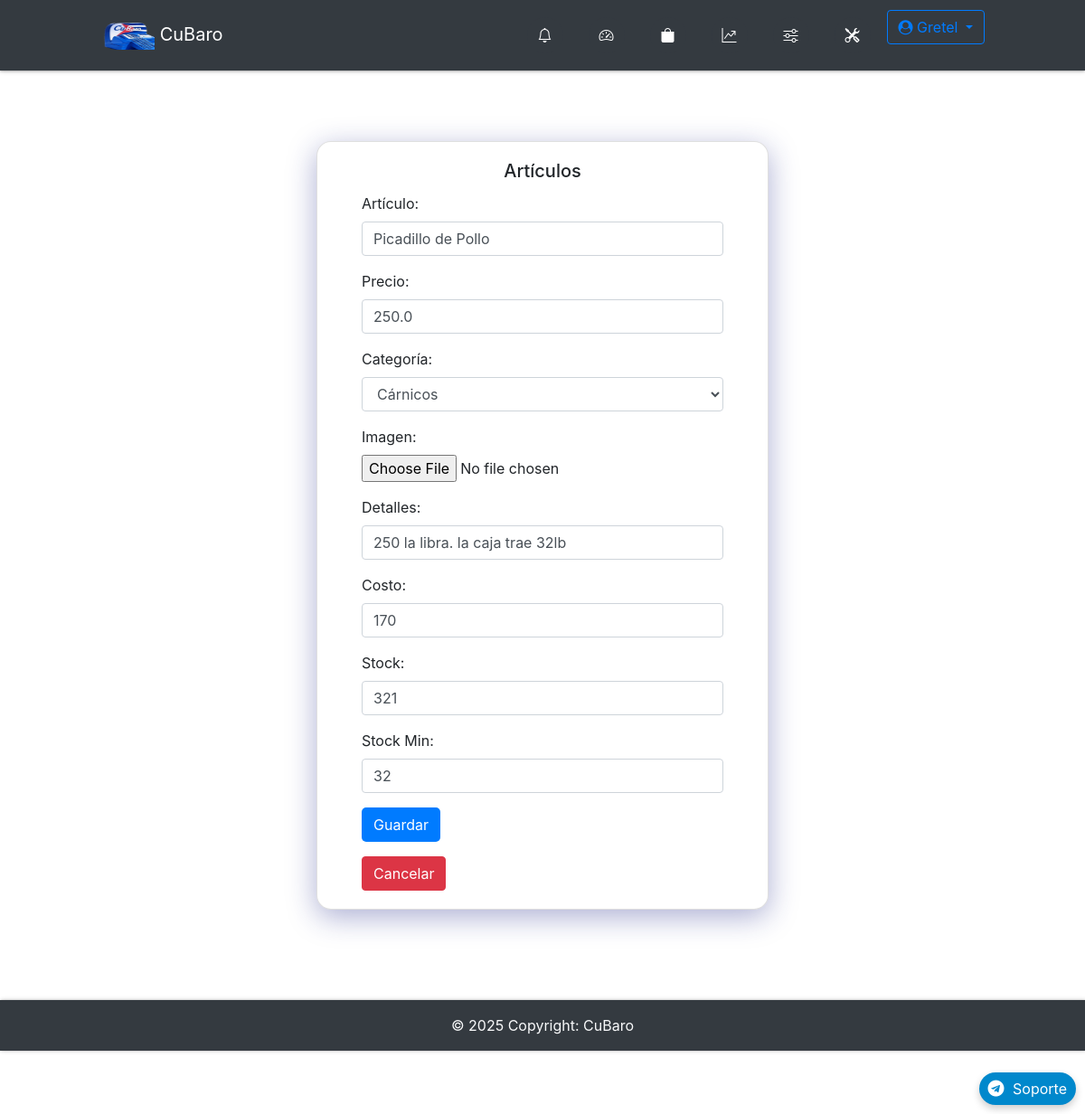
/admin/edit/item/21?type=item (signed in), run on the app's committed database.
### app/db_models.py (models this page shows, shortened)
class User(UserMixin, db.Model):
    __tablename__ = "users"
    id = db.Column(db.Integer, primary_key=True)
    name = db.Column(db.Text, nullable=False)
    email = db.Column(db.String(50), nullable=False, unique=True)
    phone = db.Column(db.String(50), nullable=False)
    password = db.Column(db.String(250), nullable=False)
    admin = db.Column(db.Integer, nullable=False, default=0)
    email_confirmed = db.Column(db.Integer, nullable=False, default=1)
    created_by = db.Column(db.Integer, db.ForeignKey('users.id'), nullable=True)  # ID del creador
    registration_date = db.Column(db.DateTime, default=lambda: datetime.now(timezone.utc))  # Fecha de registro
    membership_expiration = db.Column(db.DateTime, nullable=True)  # Fecha de vencimiento de membresía
    updated_at = db.Column(db.DateTime, default=lambda: datetime.now(timezone.utc))  # Fecha de expiracion de Codigo de recuperacion empleado
    membership_id = db.Column(db.Integer, db.ForeignKey('memberships.id'), nullable=False)  # Relación con membresía
    membership = db.relationship('Membership', backref='users')
    employees = db.relationship('User', backref='creator', remote_side=[id], lazy='select')  # Relación empleados
    cart = db.relationship('Cart', backref='buyer')
    orders = db.relationship("Order", backref='customer', foreign_keys="[Order.uid]")  # Relación con clave foránea especificada
    master_key = db.Column(db.String(100), unique=True)

class Item(db.Model):
    __tablename__ = "items"
    id = db.Column(db.Integer, primary_key=True)
    name = db.Column(db.String(100), nullable=False)
    price = db.Column(db.Float, nullable=False)
    category = db.Column(db.Text, nullable=False)
    image = db.Column(db.String(250), nullable=False)
    details = db.Column(db.String(250), nullable=False)
    stock_min = db.Column(db.Integer, default=0)
    costo = db.Column(db.Integer)
    stock = db.Column(db.Integer, default=0)
    created_by = db.Column(db.Integer, db.ForeignKey('users.id'), nullable=False)  # Vincular con el creador
    creator = db.relationship('User', backref='items_created')  # Relación con el usuario que creó el producto
    orders = db.relationship('Ordered_item', backref='item', lazy=True, cascade="all, delete, delete-orphan")
    in_cart = db.relationship("Cart", backref="item", lazy=True, cascade="all, delete, delete-orphan")

### app/funcs.py (the view)
	def wrapper(*args, **kwargs):
		if current_user.is_authenticated and current_user.admin == 1:
			return func(*args, **kwargs)
		else:
			return "No estás autorizado a acceder a esta URL."

### app/admin/routes.py (called while the page is built, shortened)
@admin.route('/edit/item/<int:id>', methods=['POST', 'GET'])
@login_required
@admin_only
def edit(id):
    item = Item.query.filter_by(id=id, created_by=current_user.id).first_or_404()
    form = AddItemForm(
        name=item.name,
        price=item.price,
        category=item.category,
        details=item.details,
        stock_min=item.stock_min,
        costo=item.costo,
        stock=item.stock
    )
    return render_template('admin/add.html', form=form, current_image=item.image)

### app/funcs.py (called while the page is built)
def admin_only(func):
	def wrapper(*args, **kwargs):
		if current_user.is_authenticated and current_user.admin == 1:
			return func(*args, **kwargs)
		else:
			return "No estás autorizado a acceder a esta URL."
	wrapper.__name__ = func.__name__
	return wrapper

### app/admin/templates/admin/add.html (shortened to what this page needs)
{% extends "admin/base.html" %}
{% block content %}
	<div class="d-flex justify-content-center align-items-center vh-20">
		<div class="card w-100" style="max-width: 500px;">
			<div class="card-body">
				<h5 class="card-title text-center">Artículos</h5>
				<div class="forms">
					{{ wtf.quick_form(form) }}
					<div class="form-actions d-flex justify-content-between align-items-center mt-3">
						<a href="{{ url_for('admin.items') }}" class="btn btn-danger ms-auto">Cancelar</a>
					</div>
				</div>
			</div>
		</div>
	</div>
{% endblock %}

### app/admin/templates/admin/base.html (shortened to what this page needs)
{% import "bootstrap/wtf.html" as wtf %}
<!DOCTYPE html>
<html lang="es">
<head>
  <link rel="stylesheet" href="https://maxcdn.bootstrapcdn.com/bootstrap/4.0.0/css/bootstrap.min.css"
>
  <link href="https://cdn.jsdelivr.net/gh/gitbrent/bootstrap4-toggle@3.6.1/css/bootstrap4-toggle.min.css"
    rel="stylesheet">
  <link rel="stylesheet" type="text/css" href="{{ url_for('static', filename='styles.css') }}">
  <link rel="stylesheet" href="https://cdnjs.cloudflare.com/ajax/libs/font-awesome/4.7.0/css/font-awesome.min.css">
  <link rel="stylesheet" href="https://cdnjs.cloudflare.com/ajax/libs/animate.css/4.1.1/animate.min.css" />
  <link rel="stylesheet" href="https://cdn.jsdelivr.net/npm/bootstrap-icons@1.11.3/font/bootstrap-icons.min.css">
  <link rel="stylesheet" type="text/css" href="https://cdn.datatables.net/1.13.7/css/jquery.dataTables.min.css">
  <link href="https://cdn.jsdelivr.net/npm/bootstrap-switch-button/css/bootstrap-switch-button.min.css"
    rel="stylesheet">
</head>
<body>
  <nav
    class="navbar navbar-expand-lg {% if request.path.startswith('/admin') %}navbar-dark bg-dark{% else %}navbar-light bg-light{% endif %} fixed-top">
    <div class="container-fluid">
      <a class="navbar-brand" href="{{ url_for('home') }}" data-toggle="tooltip" title="Inicio">
        <img src="{{ url_for('static', filename='img/logoo.png') }}" height="30" width="60" alt="CuBaro Logo"> CuBaro
      </a>
      <ul class="navbar-nav d-flex flex-row ml-auto">
        <div class="d-flex justify-content-center">
          {% if not current_user.is_authenticated %}
          {% if request.path.startswith('/admin') %}
          <li class="nav-item {% if request.endpoint == 'login' %}active{% endif %}">
            <a class="nav-link" href="{{ url_for('login') }}" data-toggle="tooltip" title="Iniciar Sesión">
              <div class="icon-circle">
                <i class="bi bi-box-arrow-in-right"></i>
              </div>
            </a>
          </li>
          {% else %}
          <a class="btn btn-outline-primary mr-2 {% if request.endpoint == 'login' %}active{% endif %}"
            href="{{ url_for('login') }}">Iniciar Sesión</a>
          <a class="btn btn-outline-primary {% if request.endpoint == 'register_admin' %}active{% endif %}"
            href="{{ url_for('register_admin') }}">Registrarse</a>
          {% endif %}
          {% else %}
          <li class="nav-item mr-2 {% if request.endpoint == 'orders' %}active{% endif %}">
            <a class="nav-link" href="{{ url_for('orders') }}" data-toggle="tooltip" title="Órdenes">
              <div class="icon-circle">
                <i class="bi bi-bell"></i>
              </div>
            </a>
          </li>
          {% if request.path.startswith('/admin') %}
          <li class="nav-item mr-2 {% if request.endpoint == 'admin.dashboard' %}active{% endif %}">
            <a class="nav-link" href="{{ url_for('admin.dashboard') }}" data-toggle="tooltip" title="Panel">
              <div class="icon-circle">
                <i class="bi bi-speedometer2"></i>
              </div>
            </a>
          </li>
          <li class="nav-item mr-2 {% if request.endpoint == 'admin.items' %}active{% endif %}">
            <a class="nav-link" href="{{ url_for('admin.items') }}" data-toggle="tooltip" title="Productos">
              <div class="icon-circle">
                <i class="bi bi-bag-fill"></i>
              </div>
            </a>
          </li>
          <li class="nav-item mr-2 {% if request.endpoint == 'admin.statictics' %}active{% endif %}">
            <a class="nav-link" href="{{ url_for('admin.statictics') }}" data-toggle="tooltip" title="Estadísticas">
              <div class="icon-circle">
                <i class="bi bi-graph-up-arrow"></i>
              </div>
            </a>
          </li>
          <li class="nav-item mr-2 {% if request.endpoint == 'admin.configuracion' %}active{% endif %}">
            <a class="nav-link" href="{{ url_for('admin.configuracion') }}" data-toggle="tooltip" title="Configuración">
              <div class="icon-circle">
                <i class="bi bi-sliders"></i>
              </div>
            </a>
          </li>
          <li class="nav-item mr-2">
            <a class="nav-link" data-toggle="modal" data-target="#fullScreenModal" title="Herramientas">
              <div class="icon-circle">
                <i class="bi bi-tools"></i>
              </div>
            </a>
          </li>
          {% endif %}
          <div class="dropdown ml-auto">
            <a class="btn btn-outline-primary dropdown-toggle" href="#" id="navbarDropdown" role="button"
              data-toggle="dropdown" aria-haspopup="true" aria-expanded="false">
              <i class="fa fa-user-circle"></i> {{ current_user.name }}
            </a>
          </div>
          {% endif %}
        </div>
      </ul>
    </div>
  </nav>
  <div class="container">
    <div class="main">
      {% block content %}
      {% endblock %}
      <a href="https://t.me/CuBaro_soporte" target="_blank" class="telegram-float">
        <i class="fa fa-telegram fa-2x"></i> Soporte
      </a>
    </div>
  </div>
  <footer class="bg-dark text-center text-lg-start text-light">
    <div class="text-center p-3">
      © {{ now.year }} Copyright: CuBaro
    </div>
  </footer>
</body>
</html>

### app/static/styles.css (style rules this page uses)
:root { --white: #eceff3; --primary-blue: #007bff; --dark-bg: #343a40; --error-red: #ff4c4c; --success-green: #00e676; --chart-red: #ff6384; --chart-blue: #36a2eb; --chart-purple: #cc65fe; --chart-yellow: #ffce56; --chart-green: #2ecc71; --telegram-blue: #0088cc; --telegram-hover: #3688b183; --shadow-light: rgba(0, 0, 0, 0.2); --shadow-dark: rgba(0, 0, 0, 0.19); }
body { padding-top: 80px; }
.main { padding: 10vh 0; }
.navbar { padding: 0.7rem 6rem; box-shadow: 0 1px 2px 0 var(--shadow-light), 0 1px 5px 0 var(--shadow-dark); position: fixed; top: 0; z-index: 1050; background-color: var(--dark-bg); width: 100%; }
.navbar-nav { gap: 3px; display: flex; align-items: center; }
.icon-circle { display: flex; align-items: center; justify-content: center; width: 40px; height: 40px; border-radius: 50%; background-color: var(--dark-bg); color: white; margin: 0 2px; transition: background-color 0.3s, color 0.3s; }
footer { box-shadow: 1px 0 2px 0 var(--shadow-light), 1px 0 5px 0 var(--shadow-dark); }
.forms { max-width: 400px; margin: 0 auto; }
form .btn { background: var(--primary-blue); color: white; border-radius: 5px; }
.telegram-float { position: fixed; bottom: 20px; right: 20px; background-color: var(--telegram-blue); color: white; padding: 10px 20px; border-radius: 25px; text-decoration: none; box-shadow: 0 4px 8px var(--shadow-light); transition: background-color 0.3s, transform 0.3s ease; z-index: 9999; }
.telegram-float i { margin-right: 5px; }
.card { background: rgba(255, 255, 255, 0.05); border-radius: 16px; box-shadow: 0 8px 32px 0 rgba(31, 38, 135, 0.37); backdrop-filter: none; transition: transform 0.3s ease, box-shadow 0.3s ease; margin: 15px; }
body { padding-bottom: 70px; padding-top: 56px; overflow-x: hidden; }
@media (min-width: 992px) { .telegram-float { bottom: 10px; right: 10px; padding: 6px 10px; } }
@media (min-width: 992px) { .telegram-float i { font-size: 18px; } }
@media (min-width: 992px) { .card { margin: 20px auto; } }

### data on the page
User: name "Gretel"
Item: name "Picadillo de Pollo", price "250.0", category "Cárnicos", details "250 la libra. la caja trae 32lb", costo "170", stock "321", stock_min "32"
